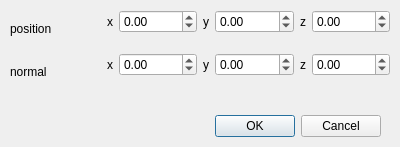
<?xml version="1.0" encoding="UTF-8"?>
<ui version="4.0">
 <class>PlaneParaEdit</class>
 <widget class="QDialog" name="PlaneParaEdit">
  <property name="geometry">
   <rect>
    <x>0</x>
    <y>0</y>
    <width>400</width>
    <height>147</height>
   </rect>
  </property>
  <property name="windowTitle">
   <string>Edit plane</string>
  </property>
  <widget class="QDialogButtonBox" name="buttonBox">
   <property name="geometry">
    <rect>
     <x>40</x>
     <y>110</y>
     <width>341</width>
     <height>32</height>
    </rect>
   </property>
   <property name="orientation">
    <enum>Qt::Horizontal</enum>
   </property>
   <property name="standardButtons">
    <set>QDialogButtonBox::Cancel|QDialogButtonBox::Ok</set>
   </property>
  </widget>
  <widget class="QWidget" name="gridLayoutWidget">
   <property name="geometry">
    <rect>
     <x>10</x>
     <y>10</y>
     <width>380</width>
     <height>80</height>
    </rect>
   </property>
   <layout class="QGridLayout" name="gridLayout">
    <item row="0" column="0">
     <widget class="QLabel" name="label">
      <property name="text">
       <string>position</string>
      </property>
     </widget>
    </item>
    <item row="1" column="0">
     <widget class="QLabel" name="label_5">
      <property name="text">
       <string>normal</string>
      </property>
     </widget>
    </item>
    <item row="1" column="2">
     <layout class="QFormLayout" name="formLayout_14">
      <item row="0" column="0">
       <widget class="QLabel" name="xLabel_7">
        <property name="text">
         <string>y</string>
        </property>
       </widget>
      </item>
      <item row="0" column="1">
       <widget class="QDoubleSpinBox" name="xDoubleSpinBox_7">
        <property name="minimum">
         <double>-100.000000000000000</double>
        </property>
       </widget>
      </item>
     </layout>
    </item>
    <item row="0" column="2">
     <layout class="QFormLayout" name="formLayout_11">
      <item row="0" column="0">
       <widget class="QLabel" name="xLabel_4">
        <property name="text">
         <string>y</string>
        </property>
       </widget>
      </item>
      <item row="0" column="1">
       <widget class="QDoubleSpinBox" name="xDoubleSpinBox_4">
        <property name="minimum">
         <double>-100.000000000000000</double>
        </property>
       </widget>
      </item>
     </layout>
    </item>
    <item row="1" column="1">
     <layout class="QFormLayout" name="formLayout_13">
      <item row="0" column="0">
       <widget class="QLabel" name="xLabel_6">
        <property name="text">
         <string>x</string>
        </property>
       </widget>
      </item>
      <item row="0" column="1">
       <widget class="QDoubleSpinBox" name="xDoubleSpinBox_6">
        <property name="minimum">
         <double>-100.000000000000000</double>
        </property>
       </widget>
      </item>
     </layout>
    </item>
    <item row="0" column="3">
     <layout class="QFormLayout" name="formLayout_12">
      <item row="0" column="0">
       <widget class="QLabel" name="xLabel_5">
        <property name="text">
         <string>z</string>
        </property>
       </widget>
      </item>
      <item row="0" column="1">
       <widget class="QDoubleSpinBox" name="xDoubleSpinBox_5">
        <property name="minimum">
         <double>-100.000000000000000</double>
        </property>
       </widget>
      </item>
     </layout>
    </item>
    <item row="1" column="3">
     <layout class="QFormLayout" name="formLayout_15">
      <item row="0" column="0">
       <widget class="QLabel" name="xLabel_8">
        <property name="text">
         <string>z</string>
        </property>
       </widget>
      </item>
      <item row="0" column="1">
       <widget class="QDoubleSpinBox" name="xDoubleSpinBox_8">
        <property name="minimum">
         <double>-100.000000000000000</double>
        </property>
       </widget>
      </item>
     </layout>
    </item>
    <item row="0" column="1">
     <layout class="QFormLayout" name="formLayout_9">
      <item row="0" column="0">
       <widget class="QLabel" name="xLabel">
        <property name="text">
         <string>x</string>
        </property>
       </widget>
      </item>
      <item row="0" column="1">
       <widget class="QDoubleSpinBox" name="xDoubleSpinBox">
        <property name="minimum">
         <double>-100.000000000000000</double>
        </property>
       </widget>
      </item>
     </layout>
    </item>
   </layout>
  </widget>
 </widget>
 <resources/>
 <connections>
  <connection>
   <sender>buttonBox</sender>
   <signal>accepted()</signal>
   <receiver>PlaneParaEdit</receiver>
   <slot>accept()</slot>
   <hints>
    <hint type="sourcelabel">
     <x>248</x>
     <y>254</y>
    </hint>
    <hint type="destinationlabel">
     <x>157</x>
     <y>274</y>
    </hint>
   </hints>
  </connection>
  <connection>
   <sender>buttonBox</sender>
   <signal>rejected()</signal>
   <receiver>PlaneParaEdit</receiver>
   <slot>reject()</slot>
   <hints>
    <hint type="sourcelabel">
     <x>316</x>
     <y>260</y>
    </hint>
    <hint type="destinationlabel">
     <x>286</x>
     <y>274</y>
    </hint>
   </hints>
  </connection>
 </connections>
</ui>
